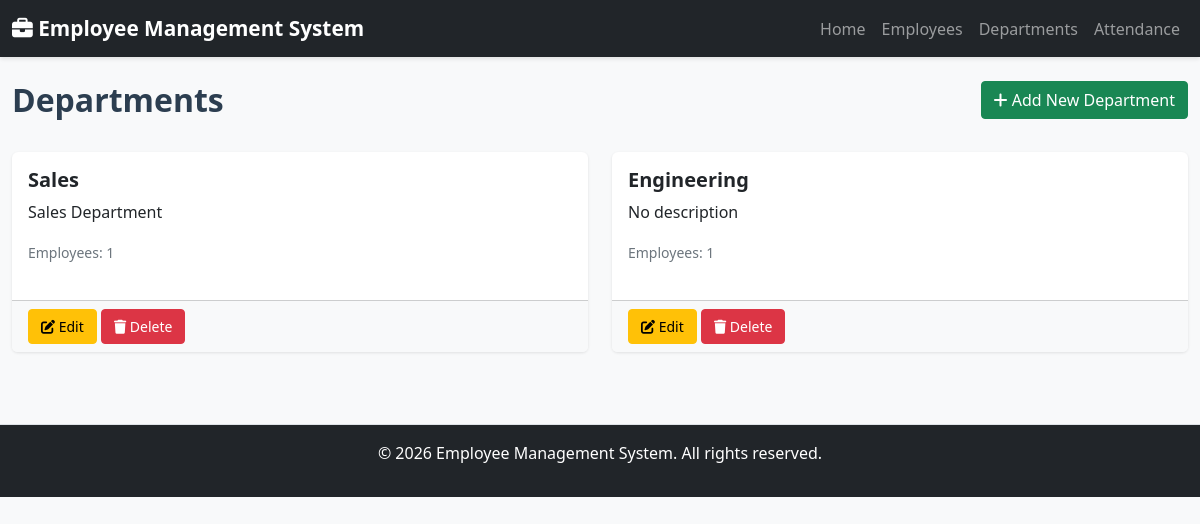
The page /departments on the database its author committed.
### models.py (models this page shows, shortened)
class Department(db.Model):
    __tablename__ = 'departments'
    id = db.Column(db.Integer, primary_key=True)
    name = db.Column(db.String(100), nullable=False, unique=True)
    description = db.Column(db.String(500))
    created_at = db.Column(db.DateTime, default=datetime.utcnow)
    employees = db.relationship('Employee', backref='department', lazy=True, cascade='all, delete-orphan')

### routes.py (the view)
@main_bp.route('/departments')
def departments():
    page = request.args.get('page', 1, type=int)
    departments_list = Department.query.paginate(page=page, per_page=10)
    return render_template('departments.html',
                         departments=departments_list.items,
                         total=departments_list.total,
                         page=page)

### templates/departments.html (shortened to what this page needs)
{% extends "base.html" %}
{% block content %}
<div class="row mb-4">
    <div class="col-md-6">
        <h2>Departments</h2>
    </div>
    <div class="col-md-6 text-end">
        <a href="{{ url_for('main.add_department') }}" class="btn btn-success">
            <i class="fas fa-plus"></i> Add New Department
        </a>
    </div>
</div>
<div class="row">
    {% if departments %}
        {% for dept in departments %}
        <div class="col-md-6 mb-4">
            <div class="card h-100">
                <div class="card-body">
                    <h5 class="card-title">{{ dept.name }}</h5>
                    <p class="card-text">{{ dept.description or 'No description' }}</p>
                    <p class="card-text"><small class="text-muted">Employees: {{ dept.employees|length }}</small></p>
                </div>
                <div class="card-footer bg-light">
                    <a href="{{ url_for('main.edit_department', dept_id=dept.id) }}" class="btn btn-sm btn-warning">
                        <i class="fas fa-edit"></i> Edit
                    </a>
                    <form method="POST" action="{{ url_for('main.delete_department', dept_id=dept.id) }}" style="display:inline;">
                        <button type="submit" class="btn btn-sm btn-danger" onclick="return confirm('Are you sure?')">
                            <i class="fas fa-trash"></i> Delete
                        </button>
                    </form>
                </div>
            </div>
        </div>
        {% endfor %}
    {% else %}
    <div class="col-md-12">
        <div class="alert alert-info">No departments found. <a href="{{ url_for('main.add_department') }}">Create one now</a></div>
    </div>
    {% endif %}
</div>
{% endblock %}

### static/css/style.css (style rules this page uses)
body { background-color: #f8f9fa; font-family: 'Segoe UI', Tahoma, Geneva, Verdana, sans-serif; }
.card { border: none; box-shadow: 0 1px 3px rgba(0,0,0,.1); margin-bottom: 20px; transition: transform 0.2s, box-shadow 0.2s; }
.btn { border-radius: 4px; transition: all 0.2s; }
h1, h2, h3, h4, h5, h6 { color: #2c3e50; font-weight: 600; }
.text-muted { color: #6c757d !important; }
.btn-sm { padding: 0.375rem 0.75rem; font-size: 0.875rem; }

### rows shown on the page
Department: name "Sales", description "Sales Department", employees|length "1"
Department: name "Engineering", description "No description", employees|length "1"
